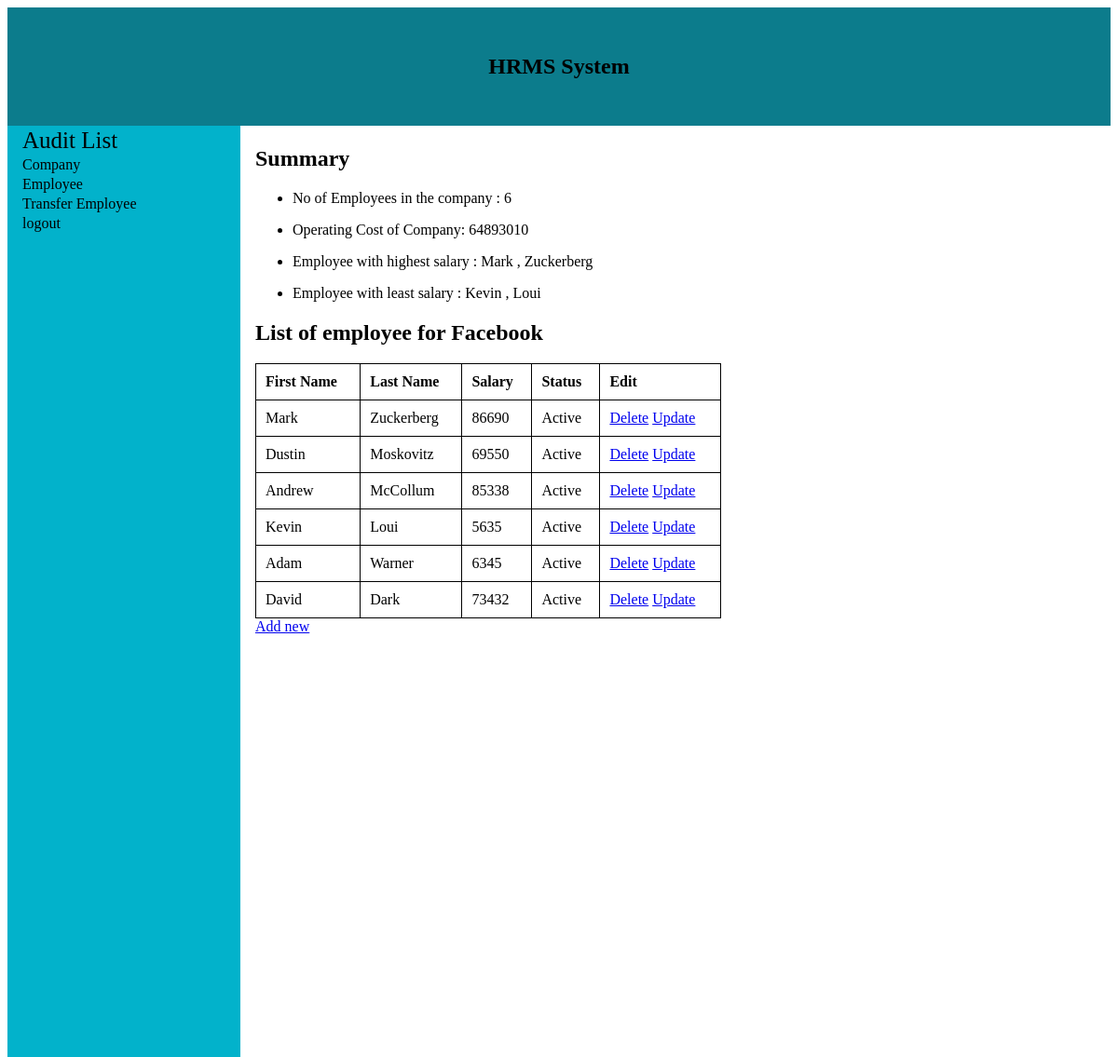
The app's page /cmpdetails/6/ with its own data.
### cmpdetails/models.py (models this page shows)
class Employee(models.Model):
    emp_id = models.AutoField(primary_key=True)
    comp_id = models.ForeignKey(Company, on_delete=models.CASCADE)
    first_name = models.CharField(max_length=25)
    last_name = models.CharField(max_length=25)
    salary = models.IntegerField(default=0)
    status = models.CharField(max_length=10)

class Company(models.Model):
    comp_id = models.AutoField(primary_key=True)
    comp_name = models.CharField(max_length=100)
    comp_budget = models.IntegerField(default=0)

### cmpdetails/views.py (the view)
# urls.py: path('<int:comp_id>/',views.emp_details, name='emp_details'),
def emp_details(request , comp_id):
    emp_details_list = Employee.objects.filter(comp_id=comp_id,status='Active')
    if emp_details_list.exists():
        comp = Company.objects.get(comp_id=comp_id)
        emp_details_list = emp_details_list.filter(status='Active')
        agg_sal=emp_details_list.aggregate(Max('salary'),Min('salary'),Sum('salary'))
        max_sal = emp_details_list.filter(salary=agg_sal['salary__max'])
        min_sal = emp_details_list.filter(salary=agg_sal['salary__min'])
        op_cost = comp.comp_budget-agg_sal['salary__sum']
        emp_count = emp_details_list.aggregate(Count('emp_id'))
        emp_count = emp_count['emp_id__count']
        context={ 'emp_details_list':emp_details_list,'company':comp,'max_sal':max_sal,'min_sal':min_sal,'opt_cost':op_cost,'emp_count':emp_count,}
        return render(request,'cmpdetails/emp_details.html',context)
    else:
        latest_company_list = Company.objects.order_by('-comp_id')
        context = {
            'latest_company_list': latest_company_list,
            'error_message': "Active employees for the selected company does not exist",
        }
    return render(request, 'cmpdetails/cmp_details.html', context)

### cmpdetails/templates/cmpdetails/emp_details.html (shortened to what this page needs)
<!DOCTYPE html>
<html lang="en">
<head>
    {% load static %}
    <link rel="stylesheet" type="text/css" href="{% static 'cmpdetails/cmp_style.css' %}">
</head>
<body>
<div class="head_block" >
    <h2> HRMS System</h2>
</div>
<div class="left_block">
<span> Audit List</span>
    <a href="/cmpdetails/cmp_details" class="left_nav"> Company</a>
    <a href="/cmpdetails/cmp_details" class="left_nav"> Employee</a>
    <a href="#" class="left_nav">Transfer Employee</a>
    <a href="{% url 'logout' %}" class ="left_nav">logout</a>
</div>
<div class="content">
    <h2>Summary</h2>
    <ul>
        <li> No of Employees in the company : {{emp_count}} </li>
        <li>Operating Cost of Company: {{opt_cost}}</li>
        <li>Employee with highest salary :{% for max_sal_emp in max_sal %} {{max_sal_emp.first_name}} , {{max_sal_emp.last_name}}  {% endfor %}</li>
        <li>Employee with least salary :{% for min_sal_emp in min_sal %} {{min_sal_emp.first_name}} , {{min_sal_emp.last_name}} {% endfor %} </li>
    </ul>
    <h2>List of employee for {{company.comp_name}} </h2>
{% if emp_details_list %}
    <table>
        <tr>
            <th>First Name</th>
            <th>Last Name</th>
            <th>Salary</th>
            <th>Status</th>
            <th>Edit</th>
        </tr>
    {% for emp in emp_details_list %}
        <tr>
            <td>{{emp.first_name}}</td>
            <td>{{emp.last_name}}</td>
            <td>{{emp.salary}}</td>
            <td>{{emp.status}}</td>
            <td>
                <a href="{% url 'cmpdetails:emp_delete' company.comp_id emp.emp_id %}" id="emp_delete" name="emp_delete">Delete</a>
                <a href="{% url 'cmpdetails:emp_update' company.comp_id emp.emp_id %}" id="emp_update" name="emp_update">Update</a>
            </td>
        </tr>
    {% endfor %}
    </table>
    <a href="{% url 'cmpdetails:add_new_emp_pg' company.comp_id %}" name="add_new" id="add_new">Add new</a>
{% else %}
    <p>No employees available</p>
{% endif %}
    <br>
</div>
</body>
</html>

### cmpdetails/static/cmpdetails/cmp_style.css (style rules this page uses)
* { box-sizing: border-box; }
div.head_block { background-color :#0C7C8C; text-align : center; color :Black; padding: 30px }
div.left_block { background-color :#02B2CB; text-align: left; float: left; height :1000px; width : 250px }
span { padding : 2px 1px 1px 16px; display : block; font-size: 25px; }
a.left_nav { font-side:20px; display: block; padding : 2px 1px 1px 16px; text-decoration:None; color: black; }
div.content { padding:2px 1px 1px 16px; float : left; }
table { border-collapse:collapse; width: 500px }
th , td { border: 1px solid Black; text-align:left; padding:10px; }

### records on screen
Employee: first_name "Mark", last_name "Zuckerberg", salary "86690", status "Active"
Employee: first_name "Kevin", last_name "Loui", salary "5635", status "Active"
Company: comp_name "Facebook"
Employee: first_name "Dustin", last_name "Moskovitz", salary "69550", status "Active"
Employee: first_name "Andrew", last_name "McCollum", salary "85338", status "Active"
Employee: first_name "Adam", last_name "Warner", salary "6345", status "Active"
Employee: first_name "David", last_name "Dark", salary "73432", status "Active"

### other values on screen
{{ emp_count }} "6"
{{ opt_cost }} "64893010"
